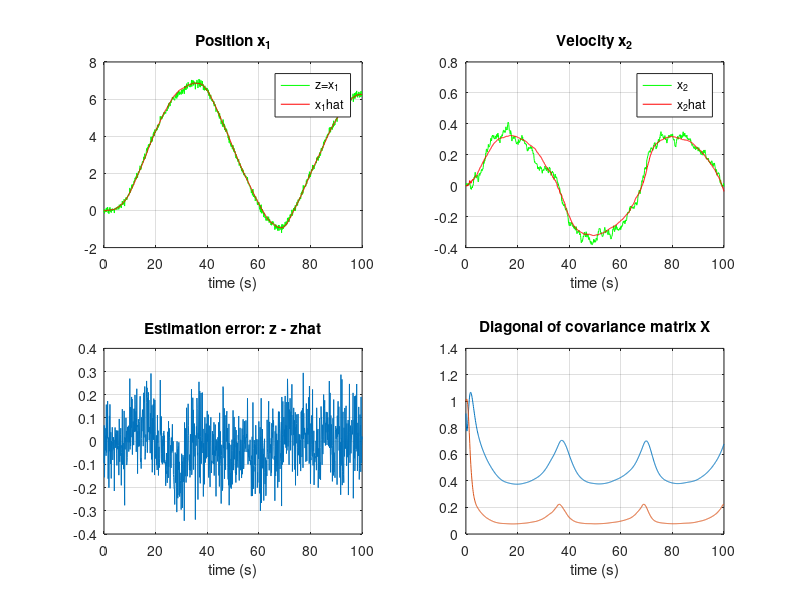

Write MATLAB code to recreate this figure.
% Nonlinear Discrete-Time Kalman filter

%% USER INPUT
h = 0.1; 		% sampling time (s)
N = 1000;		% no. of iterations

% model parameters
a  = -1;              
b  = 1;
e  = 1;

% initial values for x and u
x = [0 0]';	        
u = 0;

% initialization of Kalman filter
x_bar = [0 0]';        
X_bar = diag([1 1]);
Q = 1;
R = 10;

%% MAIN LOOP

simdata = zeros(N+1,9);                  % memory allocation

for i=1:N+1,
   t = (i-1)*h;                          % time (s)             
   
   % measurement   
   z = x(1)+0.1*randn(1);                % position + white noise

   % estimation error
   z_bar = x_bar(1);
   eps   = z-z_bar;   

   % Plant
   u = 0.1*sin(0.1*t);                   % input
   w = 0.1*randn(1);                     % process noise
   f = [ x(2)
         a*x(2)*abs(x(2))+b*u];
   E = [0 e]';
   x_dot = f + E*w;                      % dx/dt = f + Ew
   
   % Discrete-time matrices: PHI, GAMMA, H 
   PHI   = [1   h
            0  1+h*2*a*abs(x_bar(2))];   
   GAMMA = h*E;    
   H     = [1 0]; 

   % KF gain      
   K = X_bar*H'*inv(H*X_bar*H'+R);

   % corrector   
   IKH = eye(2)-K*H;
   X_hat = IKH*X_bar*IKH' + K*R*K';
   x_hat = x_bar + K*eps;   
   
   % store simulation data in a table   
   simdata(i,:) = [t x' x_hat' X_hat(1,1) X_hat(2,2) eps z];    

   % discrete-time extended KF-model
   f_hat = [x_hat(2)
            a*x_hat(2)*abs(x_hat(2))+b*u];
   f_k   = x_hat + h*f_hat;
      
   % predictor (k+1)  
   x_bar = f_k;
   X_bar = PHI*X_hat*PHI' + GAMMA*Q*GAMMA';
   
   % Euler integration (k+1)
   x = x + h*x_dot;
end

%% PLOTS

t     = simdata(:,1); 
x     = simdata(:,2:3); 
x_hat = simdata(:,4:5); 
X_hat = simdata(:,6:7);
eps   = simdata(:,8);
z     = simdata(:,9);

clf
figure(gcf)

subplot(2,2,1),plot(t,z,'g',t,x_hat(:,1),'r')
xlabel('time (s)'),title('Position x_1'),grid
legend('z=x_1','x_1hat')

subplot(2,2,2),plot(t,x(:,2),'g',t,x_hat(:,2),'r')
xlabel('time (s)'),title('Velocity x_2'),grid
legend('x_2','x_2hat')

subplot(2,2,3),plot(t,eps),xlabel('time (s)'),title('Estimation error: z - zhat'),grid
subplot(2,2,4),plot(t,X_hat),xlabel('time (s)'),title('Diagonal of covariance matrix X'),grid




